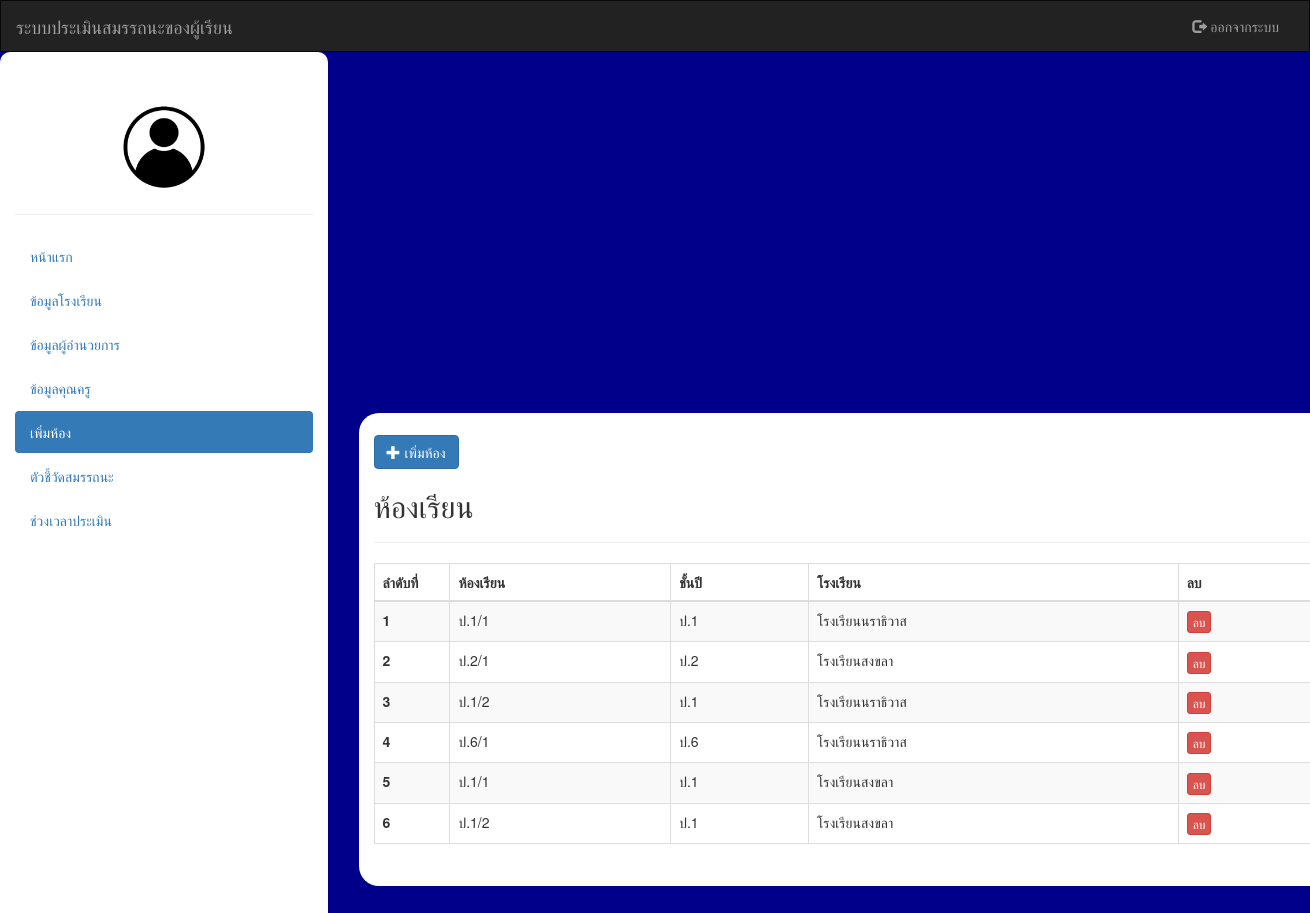
The page /admin/class/class.php on the database its author committed.
### tables this page shows
CREATE TABLE `class_room` (
  `id_room` int(11) UNSIGNED NOT NULL,
  `class_name` varchar(100) NOT NULL,
  `id_class` int(11) NOT NULL,
  `id_class_group` int(11) UNSIGNED NOT NULL,
  `id_school` int(11) UNSIGNED NOT NULL
);

CREATE TABLE `class` (
  `id_class` int(11) NOT NULL,
  `name_class` varchar(100) NOT NULL
);

CREATE TABLE `school` (
  `id` int(11) UNSIGNED NOT NULL,
  `schoolname` text NOT NULL,
  `schooladrees` text NOT NULL
);

### admin/class/class.php (the view, shortened to what this page needs)
<?php
require_once "../../config/db.php";
?>
<!DOCTYPE html>
<html lang="en">
<head>
    <link rel="stylesheet" href="https://maxcdn.bootstrapcdn.com/bootstrap/3.4.1/css/bootstrap.min.css">
    <link rel="stylesheet" href="../../style.css" type="text/css" />
    <link rel="stylesheet" href="../../newstyle.css" type="text/css" />
</head>
<body style="background-color: #00008B;">
    <nav class="navbar navbar-inverse">
        <div class="container-fluid">
            <div class="navbar-header">
                <a class="navbar-brand" href="#">ระบบประเมินสมรรถนะของผู้เรียน</a>
            </div>
            <div class="collapse navbar-collapse" id="myNavbar">
                <ul class="nav navbar-nav navbar-right">
                    <li><a href="../../index.php"><span class="glyphicon glyphicon-log-out"></span> ออกจากระบบ</a></li>
                </ul>
            </div>
        </div>
    </nav>
    <div class="container-fluid">
        <div class="row content">
            <div class="col-sm-3 sidenav">
                <div align="center"><br>
                    <img src="../../images/icon.jpg" height="100" class="img-circle" alt="Cinque Terre">
                </div>
                <hr>
                <ul class="nav nav-pills nav-stacked">
                    <li><a href="../admin.php">หน้าแรก</a></li>
                    <li><a href="../school.php">ข้อมูลโรงเรียน</a></li>
                    <li><a href="../director/director.php">ข้อมูลผู้อำนวยการ</a></li>
                    <li><a href="../teacher/teacher.php">ข้อมูลคุณครู</a></li>
                    <li class="active"><a href="class.php">เพิ่มห้อง</a></li>
                    <li><a href="../capacity/form.php">ตัวชี้วัดสมรรถนะ</a></li>
                    <li><a href="../date/t_date.php">ช่วงเวลาประเมิน</a></li>
                </ul><br>
            </div><br>
            <div class="container">
                <div class=" col-sm-15 col-sm-offset-0"><br>
                    <button type="button" class="btn btn-primary btn-m" data-toggle="modal" data-target="#myModal"><span class="glyphicon glyphicon-plus" aria-hidden="true"></span> เพิ่มห้อง</button>
                    <h2>ห้องเรียน</h2>
                    <hr>
                    <table class="table table-striped table-bordered table-hover">
                        <thead>
                            <tr>
                                <th width="8%">ลำดับที่</th>
                                <th>ห้องเรียน</th>
                                <th>ชั้นปี</th>
                                <th>โรงเรียน</th>
                                <th>ลบ</th>
                            </tr>
                        </thead>
                        <tbody>
                                <?php
                                $index = 1;
                                $stmt = $conn->query("SELECT c.*, s.schoolname , g.name_class FROM class_room as c
                                INNER JOIN school as s ON s.id = c.id_school
                                INNER JOIN class as g on g.id_class = c.id_class");
                                $stmt->execute();
                                $class = $stmt->fetchAll();
                                if (!$class) {
                                    echo "<tr><td COLSPAN='5' align= 'center' >ไม่มีข้อมูล</td></tr>";
                                } else {
                                    foreach ($class as $room) {
                                ?>
                            <tr>
                                <th><?= $index++;
                                        ['id']; ?></th>
                                <td><?= $room['class_name']; ?></td>
                                <td><?= $room['name_class']; ?></td>
                                <td><?= $room['schoolname']; ?></td>
                                <td><a href="?delete_id=<?php echo $room['id_room']; ?>" onclick="return confirm('ยืนยันการลบ')" class="btn btn-danger btn-xs">ลบ</a></td>
                            </tr>
                    <?php  }
                                } ?>
                        </tbody>
                    </table>
                </div><br>
            </div>
        </div>
    </div>
</body>
</html>

### style.css (style rules this page uses)
body { line-height: 22px; margin: 0; -webkit-font-smoothing: antialiased !important; }
.container { background-color: #FFFFFF; width: 980px; position: absolute; top: 25%; left: 35%; margin-top: -100px; margin-left: -100px; }
.row.content { height: 1500px }
.sidenav { background-color: #FFFFFF; height: 100%; }

### newstyle.css (style rules this page uses)
body { line-height: 22px; margin: 0; -webkit-font-smoothing: antialiased !important; }
.container { background-color: #FFFFFF; border-radius: 20px; width: 980px; position: absolute; top: 25%; left: 35%; margin-top: -100px; margin-left: -100px; }
.navbar { margin-bottom: 0; border-radius: 0; }
.row.content { height: 2000px }
.sidenav { border-radius: 10px; padding-top: 20px; background-color: #ffffff; height: 100%; }

### rows shown on the page
class_room: class_name "ป.1/1", id_class.name_class "ป.1", id_school.schoolname "โรงเรียนนราธิวาส"
class_room: class_name "ป.2/1", id_class.name_class "ป.2", id_school.schoolname "โรงเรียนสงขลา"
class_room: class_name "ป.1/2", id_class.name_class "ป.1", id_school.schoolname "โรงเรียนนราธิวาส"
class_room: class_name "ป.6/1", id_class.name_class "ป.6", id_school.schoolname "โรงเรียนนราธิวาส"
class_room: class_name "ป.1/1", id_class.name_class "ป.1", id_school.schoolname "โรงเรียนสงขลา"
class_room: class_name "ป.1/2", id_class.name_class "ป.1", id_school.schoolname "โรงเรียนสงขลา"
